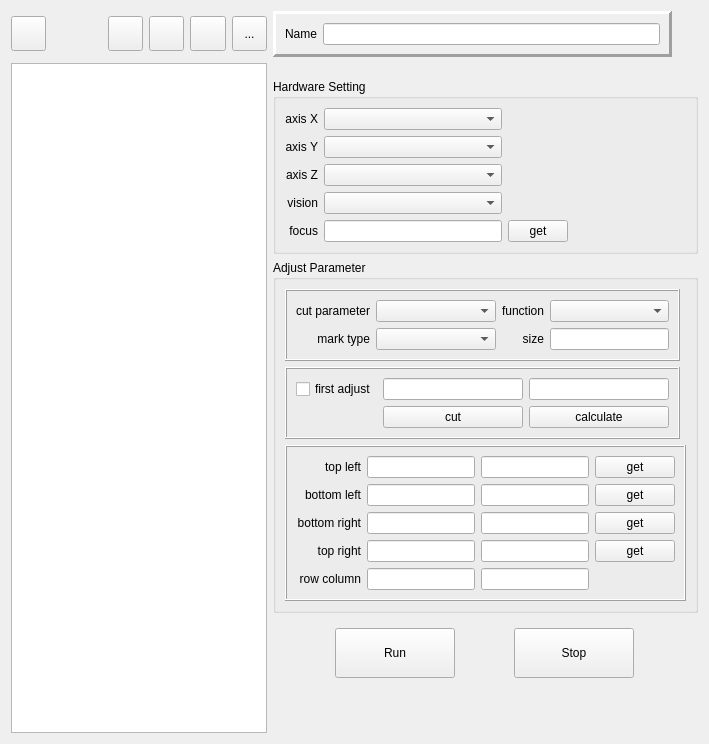
     <widget class="QWidget" name="tab_cutter">
      <attribute name="title">
       <string>Cutter</string>
      </attribute>
      <layout class="QGridLayout" name="gridLayout_26">
       <item row="1" column="0" rowspan="5" colspan="4">
        <widget class="HTableView" name="tableView_3">
         <property name="minimumSize">
          <size>
           <width>256</width>
           <height>0</height>
          </size>
         </property>
        </widget>
       </item>
       <item row="5" column="5">
        <spacer name="verticalSpacer_9">
         <property name="orientation">
          <enum>Qt::Vertical</enum>
         </property>
         <property name="sizeHint" stdset="0">
          <size>
           <width>20</width>
           <height>40</height>
          </size>
         </property>
        </spacer>
       </item>
       <item row="2" column="4" colspan="2">
        <widget class="QGroupBox" name="wid_enable_cutter_3">
         <property name="enabled">
          <bool>true</bool>
         </property>
         <property name="title">
          <string>Hardware Setting</string>
         </property>
         <layout class="QGridLayout" name="gridLayout_4">
          <item row="2" column="1">
           <widget class="QComboBox" name="comboBox_cutter_axisZ">
            <property name="sizePolicy">
             <sizepolicy hsizetype="MinimumExpanding" vsizetype="Fixed">
              <horstretch>0</horstretch>
              <verstretch>0</verstretch>
             </sizepolicy>
            </property>
           </widget>
          </item>
          <item row="3" column="0">
           <widget class="QLabel" name="label_16">
            <property name="text">
             <string>vision</string>
            </property>
            <property name="alignment">
             <set>Qt::AlignRight|Qt::AlignTrailing|Qt::AlignVCenter</set>
            </property>
           </widget>
          </item>
          <item row="0" column="2" rowspan="4">
           <spacer name="horizontalSpacer_10">
            <property name="orientation">
             <enum>Qt::Horizontal</enum>
            </property>
            <property name="sizeType">
             <enum>QSizePolicy::MinimumExpanding</enum>
            </property>
            <property name="sizeHint" stdset="0">
             <size>
              <width>40</width>
              <height>20</height>
             </size>
            </property>
           </spacer>
          </item>
          <item row="1" column="1">
           <widget class="QComboBox" name="comboBox_cutter_axisY">
            <property name="sizePolicy">
             <sizepolicy hsizetype="MinimumExpanding" vsizetype="Fixed">
              <horstretch>0</horstretch>
              <verstretch>0</verstretch>
             </sizepolicy>
            </property>
           </widget>
          </item>
          <item row="1" column="0">
           <widget class="QLabel" name="label_14">
            <property name="text">
             <string>axis Y</string>
            </property>
            <property name="alignment">
             <set>Qt::AlignRight|Qt::AlignTrailing|Qt::AlignVCenter</set>
            </property>
           </widget>
          </item>
          <item row="2" column="0">
           <widget class="QLabel" name="label_15">
            <property name="text">
             <string>axis Z</string>
            </property>
            <property name="alignment">
             <set>Qt::AlignRight|Qt::AlignTrailing|Qt::AlignVCenter</set>
            </property>
           </widget>
          </item>
          <item row="0" column="0">
           <widget class="QLabel" name="label_17">
            <property name="text">
             <string>axis X</string>
            </property>
            <property name="alignment">
             <set>Qt::AlignRight|Qt::AlignTrailing|Qt::AlignVCenter</set>
            </property>
           </widget>
          </item>
          <item row="0" column="1">
           <widget class="QComboBox" name="comboBox_cutter_axisX">
            <property name="sizePolicy">
             <sizepolicy hsizetype="MinimumExpanding" vsizetype="Fixed">
              <horstretch>0</horstretch>
              <verstretch>0</verstretch>
             </sizepolicy>
            </property>
           </widget>
          </item>
          <item row="3" column="1">
           <widget class="QComboBox" name="comboBox_cutter_vision">
            <property name="sizePolicy">
             <sizepolicy hsizetype="MinimumExpanding" vsizetype="Fixed">
              <horstretch>0</horstretch>
              <verstretch>0</verstretch>
             </sizepolicy>
            </property>
           </widget>
          </item>
          <item row="4" column="0">
           <widget class="QLabel" name="label_23">
            <property name="text">
             <string>focus</string>
            </property>
            <property name="alignment">
             <set>Qt::AlignRight|Qt::AlignTrailing|Qt::AlignVCenter</set>
            </property>
           </widget>
          </item>
          <item row="4" column="1">
           <widget class="HLineEdit" name="lineEdit_cutter_focus"/>
          </item>
          <item row="4" column="2">
           <widget class="QPushButton" name="pushButton_cutter_focus_get">
            <property name="maximumSize">
             <size>
              <width>60</width>
              <height>16777215</height>
             </size>
            </property>
            <property name="text">
             <string>get</string>
            </property>
           </widget>
          </item>
         </layout>
        </widget>
       </item>
       <item row="0" column="4">
        <widget class="QFrame" name="wid_enable_cutter_2">
         <property name="enabled">
          <bool>true</bool>
         </property>
         <property name="frameShape">
          <enum>QFrame::Panel</enum>
         </property>
         <property name="frameShadow">
          <enum>QFrame::Raised</enum>
         </property>
         <property name="lineWidth">
          <number>3</number>
         </property>
         <layout class="QGridLayout" name="gridLayout_14">
          <item row="0" column="0">
           <widget class="QLabel" name="label_145">
            <property name="text">
             <string>Name</string>
            </property>
            <property name="alignment">
             <set>Qt::AlignRight|Qt::AlignTrailing|Qt::AlignVCenter</set>
            </property>
           </widget>
          </item>
          <item row="0" column="1">
           <widget class="HLineEdit" name="lineEdit_cutter_name">
            <property name="enabled">
             <bool>true</bool>
            </property>
           </widget>
          </item>
         </layout>
        </widget>
       </item>
       <item row="3" column="4" colspan="2">
        <widget class="QGroupBox" name="wid_enable_cutter_4">
         <property name="enabled">
          <bool>true</bool>
         </property>
         <property name="title">
          <string>Adjust Parameter</string>
         </property>
         <layout class="QGridLayout" name="gridLayout_5">
          <item row="0" column="0">
           <widget class="QFrame" name="frame_7">
            <property name="frameShape">
             <enum>QFrame::Box</enum>
            </property>
            <property name="frameShadow">
             <enum>QFrame::Raised</enum>
            </property>
            <layout class="QGridLayout" name="gridLayout_13">
             <item row="0" column="0">
              <widget class="QLabel" name="label_156">
               <property name="sizePolicy">
                <sizepolicy hsizetype="Fixed" vsizetype="Preferred">
                 <horstretch>0</horstretch>
                 <verstretch>0</verstretch>
                </sizepolicy>
               </property>
               <property name="text">
                <string>cut parameter</string>
               </property>
               <property name="alignment">
                <set>Qt::AlignRight|Qt::AlignTrailing|Qt::AlignVCenter</set>
               </property>
              </widget>
             </item>
             <item row="0" column="1">
              <widget class="QComboBox" name="comboBox_cutter_para"/>
             </item>
             <item row="0" column="2">
              <widget class="QLabel" name="label_9">
               <property name="sizePolicy">
                <sizepolicy hsizetype="Fixed" vsizetype="Preferred">
                 <horstretch>0</horstretch>
                 <verstretch>0</verstretch>
                </sizepolicy>
               </property>
               <property name="text">
                <string>function</string>
               </property>
               <property name="alignment">
                <set>Qt::AlignRight|Qt::AlignTrailing|Qt::AlignVCenter</set>
               </property>
              </widget>
             </item>
             <item row="0" column="3">
              <widget class="QComboBox" name="comboBox_cutter_func"/>
             </item>
             <item row="1" column="0">
              <widget class="QLabel" name="label_21">
               <property name="text">
                <string>mark type</string>
               </property>
               <property name="alignment">
                <set>Qt::AlignRight|Qt::AlignTrailing|Qt::AlignVCenter</set>
               </property>
              </widget>
             </item>
             <item row="1" column="1">
              <widget class="QComboBox" name="comboBox_cutter_mark_type"/>
             </item>
             <item row="1" column="2">
              <widget class="QLabel" name="label_28">
               <property name="text">
                <string>size</string>
               </property>
               <property name="alignment">
                <set>Qt::AlignRight|Qt::AlignTrailing|Qt::AlignVCenter</set>
               </property>
              </widget>
             </item>
             <item row="1" column="3">
              <widget class="HLineEdit" name="lineEdit_cutter_mark_size">
               <property name="sizePolicy">
                <sizepolicy hsizetype="Preferred" vsizetype="Fixed">
                 <horstretch>0</horstretch>
                 <verstretch>0</verstretch>
                </sizepolicy>
               </property>
              </widget>
             </item>
            </layout>
           </widget>
          </item>
          <item row="2" column="0" colspan="2">
           <widget class="QFrame" name="frame_6">
            <property name="frameShape">
             <enum>QFrame::Box</enum>
            </property>
            <property name="frameShadow">
             <enum>QFrame::Raised</enum>
            </property>
            <layout class="QGridLayout" name="gridLayout_8">
             <item row="3" column="5">
              <widget class="QPushButton" name="pushButton_cutter_tr_get">
               <property name="text">
                <string>get</string>
               </property>
              </widget>
             </item>
             <item row="2" column="3" colspan="2">
              <widget class="HLineEdit" name="lineEdit_cutter_br_y"/>
             </item>
             <item row="0" column="3" colspan="2">
              <widget class="HLineEdit" name="lineEdit_cutter_tl_y"/>
             </item>
             <item row="1" column="1" colspan="2">
              <widget class="HLineEdit" name="lineEdit_cutter_bl_x"/>
             </item>
             <item row="3" column="0">
              <widget class="QLabel" name="label_19">
               <property name="text">
                <string>top right</string>
               </property>
               <property name="alignment">
                <set>Qt::AlignRight|Qt::AlignTrailing|Qt::AlignVCenter</set>
               </property>
              </widget>
             </item>
             <item row="1" column="3" colspan="2">
              <widget class="HLineEdit" name="lineEdit_cutter_bl_y"/>
             </item>
             <item row="1" column="5">
              <widget class="QPushButton" name="pushButton_cutter_bl_get">
               <property name="text">
                <string>get</string>
               </property>
              </widget>
             </item>
             <item row="2" column="1" colspan="2">
              <widget class="HLineEdit" name="lineEdit_cutter_br_x"/>
             </item>
             <item row="3" column="3" colspan="2">
              <widget class="HLineEdit" name="lineEdit_cutter_tr_y"/>
             </item>
             <item row="0" column="1" colspan="2">
              <widget class="HLineEdit" name="lineEdit_cutter_tl_x"/>
             </item>
             <item row="1" column="0">
              <widget class="QLabel" name="label_25">
               <property name="text">
                <string>bottom left</string>
               </property>
               <property name="alignment">
                <set>Qt::AlignRight|Qt::AlignTrailing|Qt::AlignVCenter</set>
               </property>
              </widget>
             </item>
             <item row="0" column="0">
              <widget class="QLabel" name="label_26">
               <property name="text">
                <string>top left</string>
               </property>
               <property name="alignment">
                <set>Qt::AlignRight|Qt::AlignTrailing|Qt::AlignVCenter</set>
               </property>
              </widget>
             </item>
             <item row="3" column="1" colspan="2">
              <widget class="HLineEdit" name="lineEdit_cutter_tr_x"/>
             </item>
             <item row="2" column="0">
              <widget class="QLabel" name="label_24">
               <property name="text">
                <string>bottom right</string>
               </property>
               <property name="alignment">
                <set>Qt::AlignRight|Qt::AlignTrailing|Qt::AlignVCenter</set>
               </property>
              </widget>
             </item>
             <item row="0" column="5">
              <widget class="QPushButton" name="pushButton_cutter_tl_get">
               <property name="text">
                <string>get</string>
               </property>
              </widget>
             </item>
             <item row="2" column="5">
              <widget class="QPushButton" name="pushButton_cutter_br_get">
               <property name="text">
                <string>get</string>
               </property>
              </widget>
             </item>
             <item row="5" column="3" colspan="2">
              <widget class="HLineEdit" name="lineEdit_cutter_col"/>
             </item>
             <item row="5" column="1" colspan="2">
              <widget class="HLineEdit" name="lineEdit_cutter_row"/>
             </item>
             <item row="5" column="0">
              <widget class="QLabel" name="label_20">
               <property name="text">
                <string>row column</string>
               </property>
               <property name="alignment">
                <set>Qt::AlignRight|Qt::AlignTrailing|Qt::AlignVCenter</set>
               </property>
              </widget>
             </item>
            </layout>
           </widget>
          </item>
          <item row="1" column="0">
           <widget class="QFrame" name="frame_5">
            <property name="frameShape">
             <enum>QFrame::Box</enum>
            </property>
            <property name="frameShadow">
             <enum>QFrame::Raised</enum>
            </property>
            <layout class="QGridLayout" name="gridLayout_15">
             <item row="0" column="0">
              <widget class="QCheckBox" name="checkBox_cutter_first_adj">
               <property name="layoutDirection">
                <enum>Qt::LeftToRight</enum>
               </property>
               <property name="text">
                <string>first adjust</string>
               </property>
              </widget>
             </item>
             <item row="0" column="1">
              <widget class="HLineEdit" name="lineEdit_cutter_fadj_x"/>
             </item>
             <item row="0" column="2">
              <widget class="HLineEdit" name="lineEdit_cutter_fadj_y"/>
             </item>
             <item row="1" column="1">
              <widget class="QPushButton" name="pushButton_first_cut">
               <property name="text">
                <string>cut</string>
               </property>
              </widget>
             </item>
             <item row="1" column="2">
              <widget class="QPushButton" name="pushButton_first_cal">
               <property name="text">
                <string>calculate</string>
               </property>
              </widget>
             </item>
            </layout>
           </widget>
          </item>
         </layout>
        </widget>
       </item>
       <item row="1" column="5">
        <spacer name="verticalSpacer">
         <property name="orientation">
          <enum>Qt::Vertical</enum>
         </property>
         <property name="sizeType">
          <enum>QSizePolicy::Fixed</enum>
         </property>
         <property name="sizeHint" stdset="0">
          <size>
           <width>20</width>
           <height>10</height>
          </size>
         </property>
        </spacer>
       </item>
       <item row="0" column="0">
        <widget class="QToolButton" name="toolButton_cutter_clear">
         <property name="minimumSize">
          <size>
           <width>35</width>
           <height>35</height>
          </size>
         </property>
         <property name="maximumSize">
          <size>
           <width>35</width>
           <height>35</height>
          </size>
         </property>
         <property name="text">
          <string/>
         </property>
         <property name="icon">
          <iconset resource="../../../icons.qrc">
           <normaloff>:/resource/icons/delete.svg</normaloff>:/resource/icons/delete.svg</iconset>
         </property>
         <property name="iconSize">
          <size>
           <width>28</width>
           <height>28</height>
          </size>
         </property>
        </widget>
       </item>
       <item row="0" column="3">
        <widget class="QWidget" name="wid_enable_cutter" native="true">
         <property name="enabled">
          <bool>true</bool>
         </property>
         <property name="sizePolicy">
          <sizepolicy hsizetype="Fixed" vsizetype="Fixed">
           <horstretch>0</horstretch>
           <verstretch>0</verstretch>
          </sizepolicy>
         </property>
         <layout class="QGridLayout" name="gridLayout_21">
          <property name="leftMargin">
           <number>0</number>
          </property>
          <property name="topMargin">
           <number>0</number>
          </property>
          <property name="rightMargin">
           <number>0</number>
          </property>
          <property name="bottomMargin">
           <number>0</number>
          </property>
          <property name="spacing">
           <number>6</number>
          </property>
          <item row="0" column="0">
           <widget class="QToolButton" name="toolButton_cutter_delete">
            <property name="enabled">
             <bool>true</bool>
            </property>
            <property name="minimumSize">
             <size>
              <width>35</width>
              <height>35</height>
             </size>
            </property>
            <property name="maximumSize">
             <size>
              <width>35</width>
              <height>35</height>
             </size>
            </property>
            <property name="text">
             <string/>
            </property>
            <property name="icon">
             <iconset resource="../../../icons.qrc">
              <normaloff>:/resource/icons/subtraction.svg</normaloff>:/resource/icons/subtraction.svg</iconset>
            </property>
            <property name="iconSize">
             <size>
              <width>28</width>
              <height>28</height>
             </size>
            </property>
           </widget>
          </item>
          <item row="0" column="2">
           <widget class="QToolButton" name="toolButton_cutter_save">
            <property name="enabled">
             <bool>true</bool>
            </property>
            <property name="minimumSize">
             <size>
              <width>35</width>
              <height>35</height>
             </size>
            </property>
            <property name="text">
             <string/>
            </property>
            <property name="icon">
             <iconset resource="../../../icons.qrc">
              <normaloff>:/resource/icons/save.svg</normaloff>:/resource/icons/save.svg</iconset>
            </property>
            <property name="iconSize">
             <size>
              <width>28</width>
              <height>28</height>
             </size>
            </property>
           </widget>
          </item>
          <item row="0" column="3">
           <widget class="QToolButton" name="toolButton_cutter_set">
            <property name="minimumSize">
             <size>
              <width>35</width>
              <height>35</height>
             </size>
            </property>
            <property name="maximumSize">
             <size>
              <width>35</width>
              <height>35</height>
             </size>
            </property>
            <property name="text">
             <string>...</string>
            </property>
            <property name="icon">
             <iconset resource="../../../icons.qrc">
              <normaloff>:/resource/icons/account1.png</normaloff>:/resource/icons/account1.png</iconset>
            </property>
            <property name="iconSize">
             <size>
              <width>28</width>
              <height>28</height>
             </size>
            </property>
           </widget>
          </item>
         </layout>
        </widget>
       </item>
       <item row="4" column="4" colspan="2">
        <widget class="QWidget" name="wid_enable_cutter_5" native="true">
         <property name="enabled">
          <bool>true</bool>
         </property>
         <property name="sizePolicy">
          <sizepolicy hsizetype="Preferred" vsizetype="Fixed">
           <horstretch>0</horstretch>
           <verstretch>0</verstretch>
          </sizepolicy>
         </property>
         <layout class="QHBoxLayout" name="horizontalLayout_4">
          <item>
           <widget class="QToolButton" name="toolButton_cutter_run">
            <property name="minimumSize">
             <size>
              <width>120</width>
              <height>50</height>
             </size>
            </property>
            <property name="text">
             <string>Run</string>
            </property>
           </widget>
          </item>
          <item>
           <widget class="QToolButton" name="toolButton_cutter_stop">
            <property name="minimumSize">
             <size>
              <width>120</width>
              <height>50</height>
             </size>
            </property>
            <property name="text">
             <string>Stop</string>
            </property>
           </widget>
          </item>
         </layout>
        </widget>
       </item>
       <item row="0" column="2">
        <widget class="QToolButton" name="toolButton_cutter_add">
         <property name="minimumSize">
          <size>
           <width>35</width>
           <height>35</height>
          </size>
         </property>
         <property name="maximumSize">
          <size>
           <width>35</width>
           <height>35</height>
          </size>
         </property>
         <property name="text">
          <string/>
         </property>
         <property name="icon">
          <iconset resource="../../../icons.qrc">
           <normaloff>:/resource/icons/add.svg</normaloff>:/resource/icons/add.svg</iconset>
         </property>
         <property name="iconSize">
          <size>
           <width>28</width>
           <height>28</height>
          </size>
         </property>
        </widget>
       </item>
      </layout>
     </widget>
